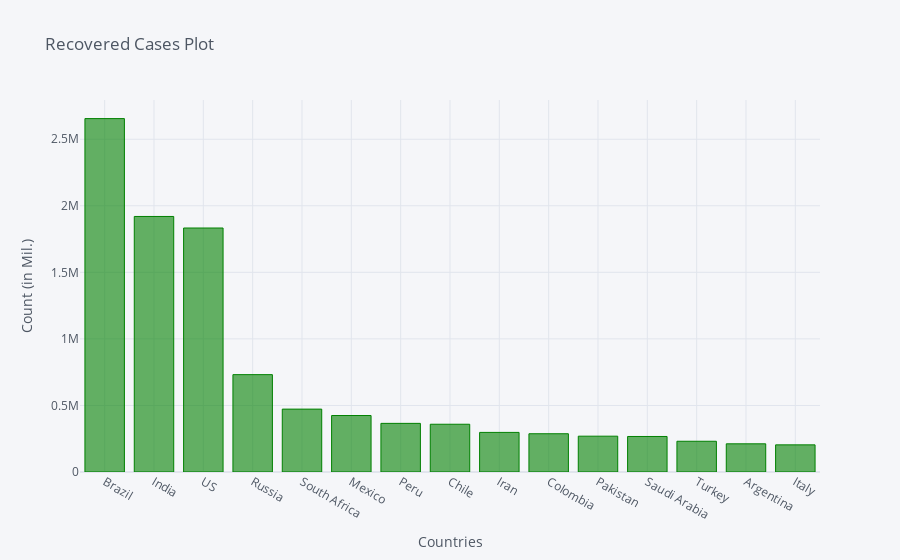

This figure's notebook cell:
### Code cell
recovered_df2_plot.iplot(kind='bar', x='Country/Region', y='8/16/20',color='green',
                         title='Recovered Cases Plot',xTitle='Countries',yTitle='Count (in Mil.)')

### Figure 1 — Plotly figure (JSON) as saved in the notebook; plotly's stock layout.template omitted (floating-point values rounded to 4 significant figures)
{"data": [{"marker": {"color": "rgba(0, 128, 0, 0.6)", "line": {"color": "rgba(0, 128, 0, 1.0)", "width": 1}}, "name": "8/16/20", "orientation": "v", "text": "", "type": "bar", "x": ["Brazil", "India", "US", "Russia", "South Africa", "Mexico", "Peru", "Chile", "Iran", "Colombia", "Pakistan", "Saudi Arabia", "Turkey", "Argentina", "Italy"], "y": [2655017, 1919842, 1833067, 731444, 472377, 424298, 365367, 358828, 297486, 287436, 269087, 266953, 230969, 211702, 203786]}], "layout": {"legend": {"bgcolor": "#F5F6F9", "font": {"color": "#4D5663"}}, "paper_bgcolor": "#F5F6F9", "plot_bgcolor": "#F5F6F9", "title": {"font": {"color": "#4D5663"}, "text": "Recovered Cases Plot"}, "xaxis": {"gridcolor": "#E1E5ED", "showgrid": true, "tickfont": {"color": "#4D5663"}, "title": {"font": {"color": "#4D5663"}, "text": "Countries"}, "zerolinecolor": "#E1E5ED"}, "yaxis": {"gridcolor": "#E1E5ED", "showgrid": true, "tickfont": {"color": "#4D5663"}, "title": {"font": {"color": "#4D5663"}, "text": "Count (in Mil.)"}, "zerolinecolor": "#E1E5ED"}}}
